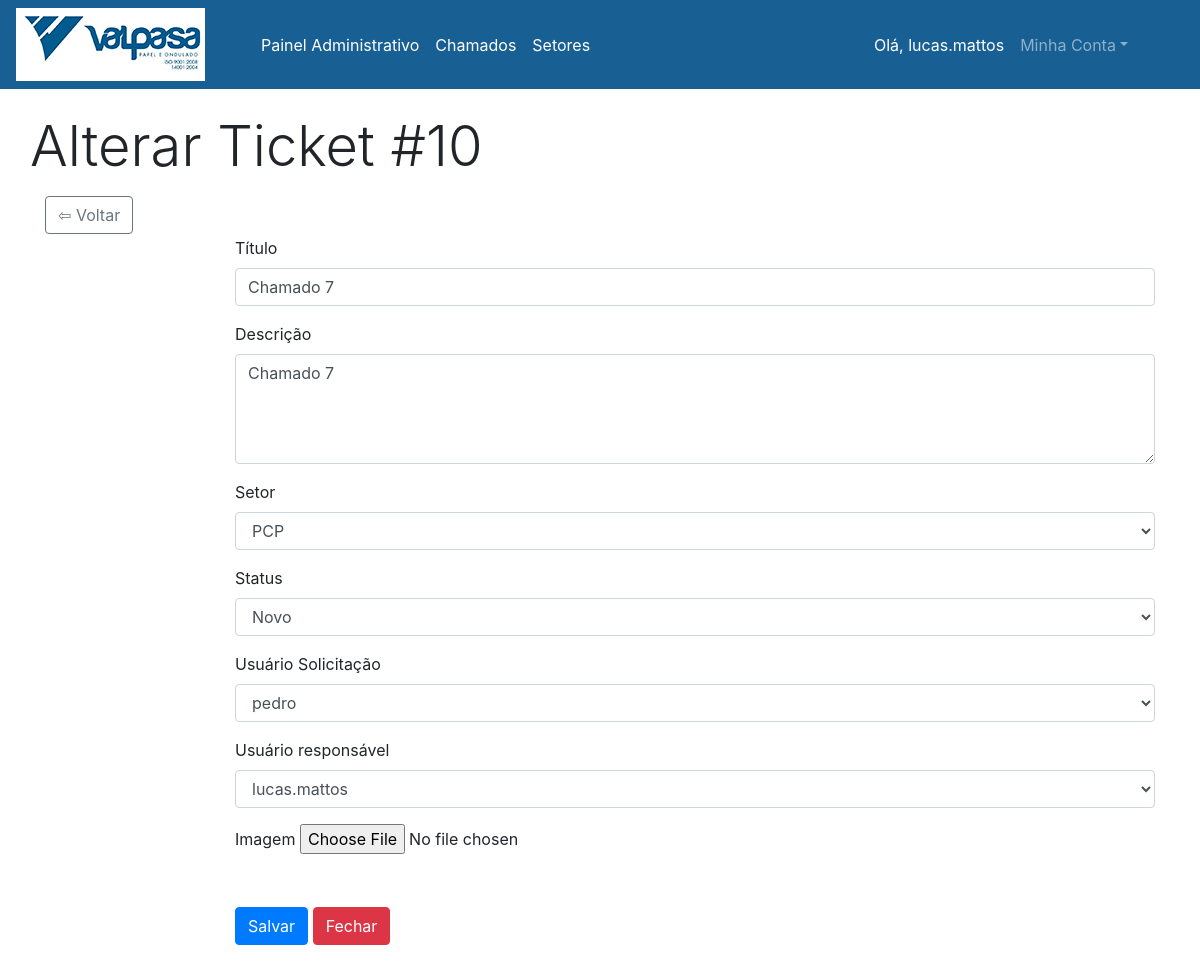
The page /update/10 (signed in) on the database its author committed.
### chamados/models.py (models this page shows, shortened)
class Chamado(models.Model):
    titulo = models.CharField(max_length=100, null=True)
    descricao = models.TextField(max_length=255, null=True)
    foto = models.FileField(upload_to="%Y/%m/%d/", null=True, blank=True)
    setor = models.CharField(max_length=100, null=True)
    status = models.CharField(max_length=100, null=True)
    usuabr = models.CharField(max_length=100, null=True)
    usures = models.CharField(max_length=100, null=True)

### chamados/views.py (the view)
# urls.py: path('update/<int:id>', update_chamados, name='update_chamados'),
@login_required(login_url='/users/login')
def update_chamados(request, id):
    chamado = Chamado.objects.get(id=id)
    users = User.objects.all()
    setores = Setor.objects.all()
    form = ChamadoForm(request.POST or None, request.FILES, instance=chamado)
    if form.is_valid():
        form.save()
        return redirect('list_chamados')
    return render(request, 'chamados-form.html', {'form': form, 'chamado': chamado, 'users': users, 'setores': setores})

### chamados/forms.py
class ChamadoForm(forms.ModelForm):
    foto = forms.ImageField(widget=ClearableFileInput, required=False)
    class Meta:
        model = Chamado
        fields = '__all__'
        widgets = {
            'titulo': forms.TextInput(attrs={'class': 'form-control', 'maxlength': 100, 'required': False}),
            'descricao': forms.Textarea(attrs={'class': 'form-control', 'maxlength': 255, 'required': False}),
        }

### chamados/templates/chamados-form.html (shortened to what this page needs)
{% extends "base.html" %}
{% block title %}
    {% if chamado %}
        <h1 class="display-4">Alterar Ticket #{{chamado.id}}</h1>
    {% else %}
        <h1 class="display-4">Incluir Ticket</h1>
    {% endif %}
{% endblock %}
{% block content %}
    <div class="col-2"><a href="{% url 'list_chamados' %}" class="btn btn-outline-secondary">⇦ Voltar</a></div>
    <div class="col-10 mt-4">
        <form method="post" enctype="multipart/form-data">
        <div class="form-group mt-3">
            <label >Título</label>
            <input type="text" class="form-control" id="titulo" value="{{chamado.titulo}}" placeholder="Insira o Título" name="titulo" required>
        </div>
        <div class="form-group">
            <label>Descrição</label>
            <textarea class="form-control" id="descricao" placeholder="Insira uma Descrição" name="descricao" rows="4" required>{{chamado.descricao}}</textarea>
        </div>
        <div class="form-group">
            <label for="setor">Setor</label>
            <select class="form-control" id="setor" name="setor">
              <option>{{ chamado.setor }}</option>
            </select>
        </div>
        <div class="form-group">
            <label>Status</label>
            {% if user.is_superuser %}
            <select class="form-control" name="status">
                {% if chamado %}<option>{{ chamado.status }}</option>{% endif %}
            </select>
            {% endif %}
        </div>
        <div class="form-group">
            <label for="usuabr">Usuário Solicitação</label>
            <select class="form-control" id="usuabr" name="usuabr">
              {% if chamado %}
                    <option>{{ chamado.usuabr }}</option>
              {% else %}
                  {% if user.is_authenticated %}
                      <option>{{ user.username }}</option>
                  {% endif %}
              {% endif %}
            </select>
        </div>
        <div class="form-group">
            <label for="usures">Usuário responsável</label>
            <select class="form-control" id="usures" name="usures">
              {% for user in users %}
              {% if user.is_superuser %}
                <option>{{ user.username }}</option>
              {% endif %}
              {% endfor %}
            </select>
        </div>
        <div class="form-group">
            <label>Imagem</label>
            {{ form.foto }}
        </div>
        {% if chamado.status == 'Atendido' %}
        <div class="form-group mt-5">
            <label>Este chamado foi finalizado pelo operador.</label>
        </div>
            {% if user.is_superuser %}
                <div class="form-group mt-5">
                    <a href="{% url 'delete_chamados' chamado.id %}" class="btn btn-danger">Fechar</a>
                </div>
            {% endif %}
        {% else %}
        <div class="form-group mt-5">
            <button type="submit" class="btn btn-primary">Salvar</button>
            {% if user.is_superuser %}
            {% if chamado %}
                <a href="{% url 'delete_chamados' chamado.id %}" class="btn btn-danger">Fechar</a>
            {% endif %}
            {% endif %}
        </div>
        {% endif %}
    </form>
    </div>
{% endblock %}

### chamados/templates/base.html (shortened to what this page needs)
<!doctype html>
<html lang="pt-br">
<head>
    <link rel="stylesheet" href="https://stackpath.bootstrapcdn.com/bootstrap/4.1.3/css/bootstrap.min.css">
</head>
<body>
<nav class="navbar navbar-expand-lg navbar-dark" style="background-color: #186094;">
  <div class="collapse navbar-collapse" id="navbarTogglerDemo01">
    <img src="/static/img/logo.jpg">
    {% if user.is_authenticated %}
    <ul class="navbar-nav mr-auto mt-2 ml-5 mt-lg-0">
      <li class="nav-item active">
        {% if user.is_superuser %}<a class="nav-link" href="/admin">Painel Administrativo</a>{% endif %}
      </li>
      <li class="nav-item active">
        <a class="nav-link" href="/">Chamados</a>
      </li>
      <li class="nav-item active">
        {% if user.is_superuser %}<a class="nav-link" href="/setores/list">Setores</a>{% endif %}
      </li>
    </ul>
    <ul class="navbar-nav mr-5 mt-2 mt-lg-0">
      <li class="nav-item active">
        <a class="nav-link disabled" href="#">Olá, {{user.username}}</a>
      </li>
      <li class="nav-item dropdown">
        <a class="nav-link dropdown-toggle" data-toggle="dropdown" href="#" role="button" aria-haspopup="true" aria-expanded="false">Minha Conta</a>
      </li>
    </ul>
    {% endif %}
  </div>
</nav>
<div class="container mt-4">
    <div class="row" style="background-color: white;">
        {% block title %}{% endblock %}
    </div>
    <div class="row mt-2" style="background-color: white;">
        {% block content %}{% endblock %}
    </div>
</div>
</body>
</html>

### rows shown on the page
Chamado: id "10", titulo "Chamado 7", descricao "Chamado 7", setor "PCP", status "Novo", usuabr "pedro"

### other values the page prints
{{ user.username }} "lucas.mattos"
form field usures "lucas.mattos"
